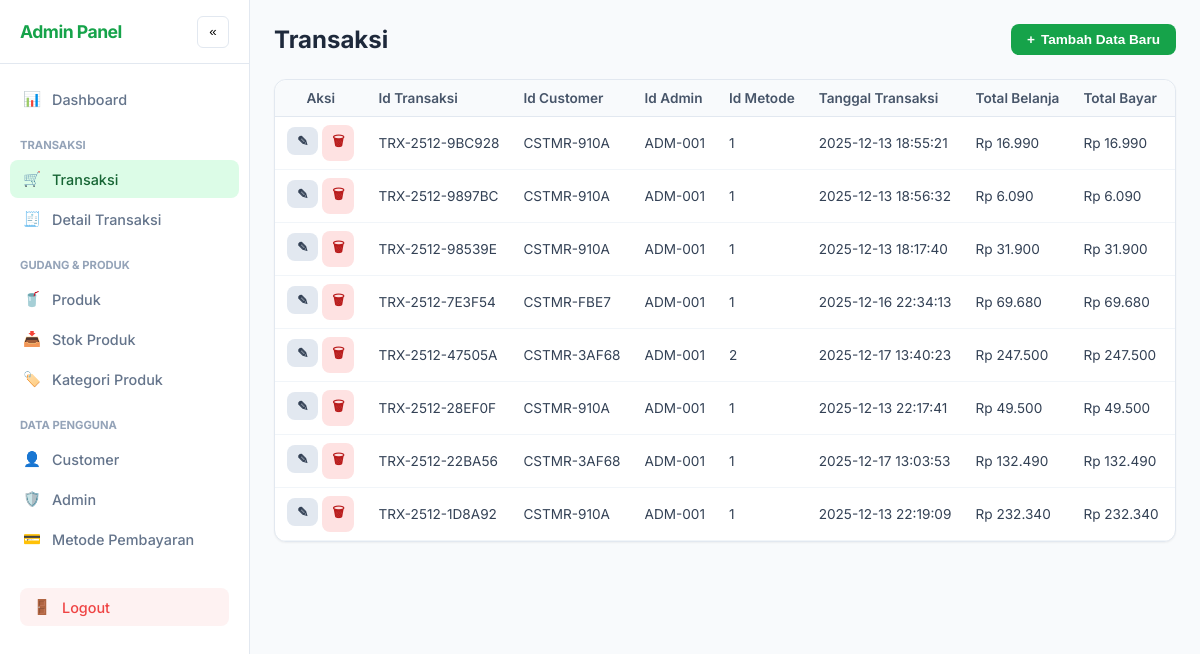
Page /admin.php?page=transaksi (signed in) on the committed database.
### tables this page shows
CREATE TABLE `transaksi` (
  `id_transaksi` varchar(20) NOT NULL,
  `id_customer` varchar(20) DEFAULT NULL,
  `id_admin` varchar(20) DEFAULT NULL,
  `id_metode` int(11) DEFAULT NULL,
  `tanggal_transaksi` datetime DEFAULT current_timestamp(),
  `total_belanja` decimal(10,2) DEFAULT 0.00,
  `total_bayar` decimal(10,2) DEFAULT 0.00,
  `status_pembayaran` enum('unpaid','pending','approved','rejected') NOT NULL DEFAULT 'unpaid'
);

### HTML/admin.php (the view, shortened to what this page needs)
<?php
require_once __DIR__ . '/../PHP/config.php';
$currentPage = $_GET['page'] ?? 'dashboard';
$allowedTables = [
    'transaksi',
    'detail_transaksi',
    'stok_produk',
    'produk',
    'kategori_produk',
    'customer',
    'admin',
    'metode_pembayaran'
];
$menuIcons = [
    'dashboard'             => '📊',
    'transaksi'             => '🛒',
    'detail_transaksi'      => '🧾',
    'stok_produk'           => '📥',
    'produk'                => '🥤',
    'kategori_produk'       => '🏷️',
    'customer'              => '👤',
    'admin'                 => '🛡️',
    'metode_pembayaran'     => '💳'
];
function formatRupiah($angka) {
    return "Rp " . number_format($angka, 0, ',', '.');
}
function getPrimaryKey($con, $table) {
    $result = mysqli_query($con, "SHOW KEYS FROM $table WHERE Key_name = 'PRIMARY'");
    $row = mysqli_fetch_assoc($result);
    return $row['Column_name'] ?? 'id';
}
function getTableColumns($con, $table) {
    $cols = [];
    $result = mysqli_query($con, "SHOW COLUMNS FROM $table");
    while ($row = mysqli_fetch_assoc($result)) {
        $cols[] = $row;
    }
    return $cols;
}
if ($currentPage === 'dashboard') {
    $statsStock = mysqli_fetch_assoc(mysqli_query($con, "SELECT COUNT(*) AS total, IFNULL(SUM(jumlah_stok),0) AS quantity FROM stok_produk"));
    $statsTrx = mysqli_fetch_assoc(mysqli_query($con, "SELECT COUNT(*) AS total, SUM(total_bayar) AS duit FROM transaksi WHERE status_pembayaran = 'approved'"));
    $payments = mysqli_query($con, "SELECT * FROM transaksi ORDER BY tanggal_transaksi DESC LIMIT 5");
} elseif (in_array($currentPage, $allowedTables)) {
    $primaryKey = getPrimaryKey($con, $currentPage);
    $tableStructure = getTableColumns($con, $currentPage);
    $query = "SELECT * FROM $currentPage";
    if($currentPage == 'transaksi' || $currentPage == 'detail_transaksi') $query .= " ORDER BY 1 DESC LIMIT 100";
    $result = mysqli_query($con, $query);
} else {
    header("Location: admin.php?page=dashboard"); exit;
}
?>
<!DOCTYPE html>
<html lang="id">
<head>
</head>
<body>
<nav class="sidebar" id="sidebar">
    <div class="sidebar-header">
        <div class="logo-text"> Admin Panel</div>
        <button class="btn-icon desktop" onclick="toggleSidebar()">«</button>
    </div>
    <div class="nav">
        <a href="?page=dashboard" class="nav-item <?= $currentPage == 'dashboard' ? 'active' : '' ?>">
            <span class="nav-icon"><?= $menuIcons['dashboard'] ?></span> Dashboard
        </a>
        <div class="nav-label">Transaksi</div>
        <?php foreach (['transaksi', 'detail_transaksi'] as $t): ?>
            <a href="?page=<?= $t ?>" class="nav-item <?= $currentPage == $t ? 'active' : '' ?>">
                <span class="nav-icon"><?= $menuIcons[$t] ?? '📁' ?></span> <?= ucwords(str_replace('_', ' ', $t)) ?>
            </a>
        <?php endforeach; ?>
        <div class="nav-label">Gudang & Produk</div>
        <?php foreach (['produk', 'stok_produk', 'kategori_produk'] as $t): ?>
            <a href="?page=<?= $t ?>" class="nav-item <?= $currentPage == $t ? 'active' : '' ?>">
                <span class="nav-icon"><?= $menuIcons[$t] ?? '📦' ?></span> <?= ucwords(str_replace('_', ' ', $t)) ?>
            </a>
        <?php endforeach; ?>
        <div class="nav-label">Data Pengguna</div>
        <?php foreach (['customer', 'admin', 'metode_pembayaran'] as $t): ?>
            <a href="?page=<?= $t ?>" class="nav-item <?= $currentPage == $t ? 'active' : '' ?>">
                <span class="nav-icon"><?= $menuIcons[$t] ?? '⚙️' ?></span> <?= ucwords(str_replace('_', ' ', $t)) ?>
            </a>
        <?php endforeach; ?>
        <div style="margin-top:20px; padding:10px;">
            <a href="../PHP/logout.php" class="nav-item" style="color: #ef4444; background: #fef2f2;">
                <span class="nav-icon">🚪</span> Logout
            </a>
        </div>
    </div>
</nav>
<main class="main">
    <div class="header">
        <div style="display:flex; align-items:center; gap:12px;">
            <h1 class="page-title">
                <?= $currentPage == 'dashboard' ? 'Dashboard Overview' : ucwords(str_replace('_', ' ', $currentPage)) ?>
            </h1>
        </div>
        <?php if ($currentPage != 'dashboard'): ?>
            <button class="btn btn-primary" onclick="openModal('add')">
                <span>+</span> Tambah Data Baru
            </button>
        <?php endif; ?>
    </div>
    <?php if ($currentPage === 'dashboard'): ?>
        <section class="stats-grid">
            <div class="card card-body">
                <div class="stat-label">Total Item Stok</div>
                <div class="stat-value"><?= number_format($statsStock['quantity']) ?></div>
            </div>
            <div class="card card-body">
                <div class="stat-label">Pemasukan (Sukses)</div>
                <div class="stat-value" style="color:var(--accent)">
                    <?= formatRupiah($statsTrx['duit']) ?>
                </div>
            </div>
            <div class="card card-body">
                <div class="stat-label">Total Transaksi</div>
                <div class="stat-value"><?= number_format($statsTrx['total']) ?></div>
            </div>
        </section>
        <div class="card">
            <div class="card-body">
                <h3 style="margin-top:0; font-size:1.1rem;">Transaksi Terakhir</h3>
                <div class="table-container">
                    <table class="table">
                        <thead><tr><th>ID</th><th>Total</th><th>Status</th><th>Tanggal</th></tr></thead>
                        <tbody>
                            <?php while($row = mysqli_fetch_assoc($payments)): ?>
                            <tr>
                                <td style="font-family:monospace"><?= htmlspecialchars($row['id_transaksi']) ?></td>
                                <td><?= formatRupiah($row['total_bayar']) ?></td>
                                <td>
                                    <span style="padding:4px 8px; border-radius:6px; font-size:0.75rem; background:<?= $row['status_pembayaran']=='approved'?'#dcfce7':'#f1f5f9' ?>">
                                        <?= strtoupper($row['status_pembayaran']) ?>
                                    </span>
                                </td>
                                <td><?= date('d M Y', strtotime($row['tanggal_transaksi'])) ?></td>
                            </tr>
                            <?php endwhile; ?>
                        </tbody>
                    </table>
                </div>
            </div>
        </div>
    <?php else: ?>
        <div class="card">
            <div class="table-container">
                <table class="table">
                    <thead>
                        <tr>
                            <th style="width:100px; text-align:center;">Aksi</th>
                            <?php foreach ($tableStructure as $col): ?>
                                <th><?= ucwords(str_replace('_', ' ', $col['Field'])) ?></th>
                            <?php endforeach; ?>
                        </tr>
                    </thead>
                    <tbody>
                        <?php
                        if (mysqli_num_rows($result) > 0):
                            while ($row = mysqli_fetch_assoc($result)):
                                $rowJson = htmlspecialchars(json_encode($row), ENT_QUOTES, 'UTF-8');
                        ?>
                            <tr>
                                <td style="text-align:center;">
                                    <button class="btn btn-edit" onclick="openModal('edit', <?= $rowJson ?>)">✎</button>
                                    <button class="btn btn-danger" onclick="confirmDelete('<?= $currentPage ?>', '<?= $primaryKey ?>', '<?= $row[$primaryKey] ?>')">🗑</button>
                                </td>
                                <?php foreach ($tableStructure as $col): ?>
                                    <td>
                                        <?php
                                            $field = $col['Field'];
                                            $val = $row[$field] ?? '';
                                            if ((strpos($field, 'harga') !== false ||
                                                strpos($field, 'total') !== false ||
                                                strpos($field, 'potongan') !== false ||
                                                strpos($field, 'subtotal') !== false ||
                                                strpos($field, 'diskon') !== false)
                                                && strpos($field, 'id') === false) {
                                                echo formatRupiah($val);
                                            }
                                            elseif(strlen($val) > 30) {
                                                echo htmlspecialchars(substr($val, 0, 30) . '...', ENT_QUOTES, 'UTF-8');
                                            } else {
                                                echo htmlspecialchars($val, ENT_QUOTES, 'UTF-8');
                                            }
                                        ?>
                                    </td>
                                <?php endforeach; ?>
                            </tr>
                        <?php endwhile;
                        else: ?>
                            <tr><td colspan="100" style="text-align:center; padding:30px; color:#94a3b8;">Tidak ada data. Silakan tambah baru.</td></tr>
                        <?php endif; ?>
                    </tbody>
                </table>
            </div>
        </div>
    <?php endif; ?>
</main>
</body>
</html>

### HTML/admin.php (style rules this page uses)
:root { --bg: #f8fafc; --sidebar-bg: #ffffff; --accent: #16a34a; --accent-hover: #15803d; --text-main: #0f172a; --text-muted: #64748b; --border: #e2e8f0; --sidebar-width: 250px; --sidebar-collapsed: 64px; }
* { box-sizing: border-box; }
body { margin: 0; font-family: 'Inter', sans-serif; background: var(--bg); color: var(--text-main); overflow-x: hidden; }
.sidebar { width: var(--sidebar-width); background: var(--sidebar-bg); border-right: 1px solid var(--border); position: fixed; top: 0; left: 0; bottom: 0; display: flex; flex-direction: column; transition: all 0.3s ease; z-index: 50; }
.sidebar-header { padding: 20px; display: flex; align-items: center; justify-content: space-between; height: 64px; border-bottom: 1px solid var(--border); }
.logo-text { font-weight: 700; font-size: 1.1rem; color: var(--accent); letter-spacing: -0.5px; }
.nav { padding: 16px 10px; flex: 1; overflow-y: auto; }
.nav-label { font-size: 0.7rem; font-weight: 700; text-transform: uppercase; color: #94a3b8; margin: 20px 10px 8px; }
.nav-item { display: flex; align-items: center; padding: 10px 12px; margin-bottom: 2px; color: var(--text-muted); text-decoration: none; border-radius: 8px; font-weight: 500; font-size: 0.9rem; transition: 0.2s; }
.nav-item.active { background: #dcfce7; color: #166534; }
.nav-icon { margin-right: 10px; width: 20px; text-align: center; }
.main { margin-left: var(--sidebar-width); flex: 1; padding: 24px; transition: margin-left 0.3s; min-height: 100vh; }
.header { display: flex; justify-content: space-between; align-items: center; margin-bottom: 24px; gap: 10px; flex-wrap: wrap; }
.page-title { margin: 0; font-size: 1.5rem; font-weight: 700; color: #1e293b; }
.card { background: white; border-radius: 12px; border: 1px solid var(--border); box-shadow: 0 1px 2px rgba(0, 0, 0, 0.05); margin-bottom: 20px; }
.table-container { width: 100%; overflow-x: auto; border-radius: 12px; }
.table { width: 100%; border-collapse: collapse; font-size: 0.85rem; white-space: nowrap; }
.table th { background: #f8fafc; text-align: left; padding: 10px 12px; font-weight: 600; color: #475569; border-bottom: 1px solid var(--border); }
.table td { padding: 8px 12px; border-bottom: 1px solid #f1f5f9; color: #334155; vertical-align: middle; }
.btn { display: inline-flex; align-items: center; gap: 6px; padding: 8px 16px; border-radius: 8px; font-weight: 600; border: none; cursor: pointer; text-decoration: none; font-size: 0.85rem; transition: 0.2s; }
.btn-primary { background: var(--accent); color: white; }
.btn-danger { background: #fee2e2; color: #b91c1c; padding: 6px 10px; }
.btn-edit { background: #e2e8f0; color: #334155; padding: 6px 10px; }
.btn-icon { width: 32px; height: 32px; display: flex; align-items: center; justify-content: center; background: white; border: 1px solid var(--border); border-radius: 6px; cursor: pointer; }

### rows in the picture
transaksi: val "TRX-2512-9BC928", val "CSTMR-910A", val "ADM-001", val "1", val "2025-12-13 18:55:21", val "Rp 16.990"
transaksi: val "TRX-2512-9897BC", val "CSTMR-910A", val "ADM-001", val "1", val "2025-12-13 18:56:32", val "Rp 6.090"
transaksi: val "TRX-2512-98539E", val "CSTMR-910A", val "ADM-001", val "1", val "2025-12-13 18:17:40", val "Rp 31.900"
transaksi: val "TRX-2512-7E3F54", val "CSTMR-FBE7", val "ADM-001", val "1", val "2025-12-16 22:34:13", val "Rp 69.680"
transaksi: val "TRX-2512-47505A", val "CSTMR-3AF68", val "ADM-001", val "2", val "2025-12-17 13:40:23", val "Rp 247.500"
transaksi: val "TRX-2512-28EF0F", val "CSTMR-910A", val "ADM-001", val "1", val "2025-12-13 22:17:41", val "Rp 49.500"
transaksi: val "TRX-2512-22BA56", val "CSTMR-3AF68", val "ADM-001", val "1", val "2025-12-17 13:03:53", val "Rp 132.490"
transaksi: val "TRX-2512-1D8A92", val "CSTMR-910A", val "ADM-001", val "1", val "2025-12-13 22:19:09", val "Rp 232.340"

### other values in the picture
$menuIcons['dashboard'] "📊"
$menuIcons[$t] "🛒"
str_replace('_', ' ', $t) "Transaksi"
$menuIcons[$t] "🧾"
str_replace('_', ' ', $t) "Detail Transaksi"
$menuIcons[$t] "🥤"
str_replace('_', ' ', $t) "Produk"
$menuIcons[$t] "📥"
str_replace('_', ' ', $t) "Stok Produk"
$menuIcons[$t] "🏷️"
str_replace('_', ' ', $t) "Kategori Produk"
$menuIcons[$t] "👤"
str_replace('_', ' ', $t) "Customer"
$menuIcons[$t] "🛡️"
str_replace('_', ' ', $t) "Admin"
